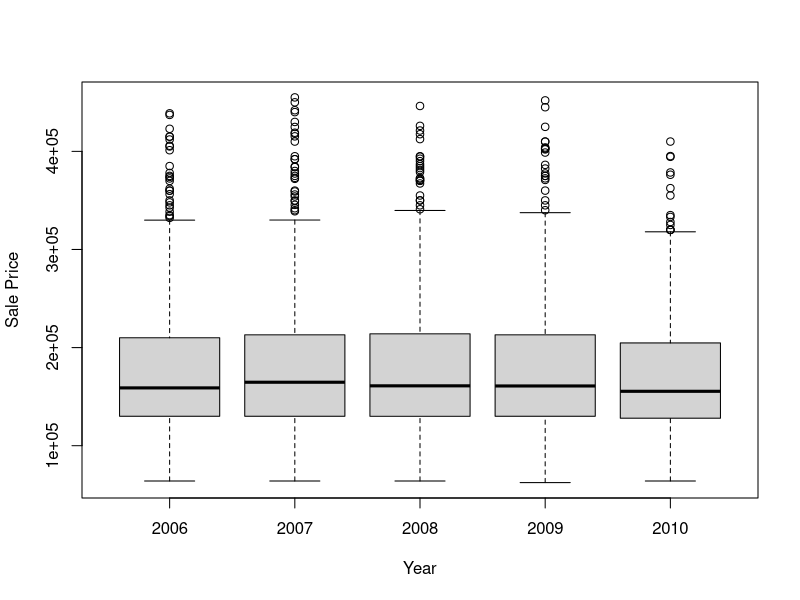
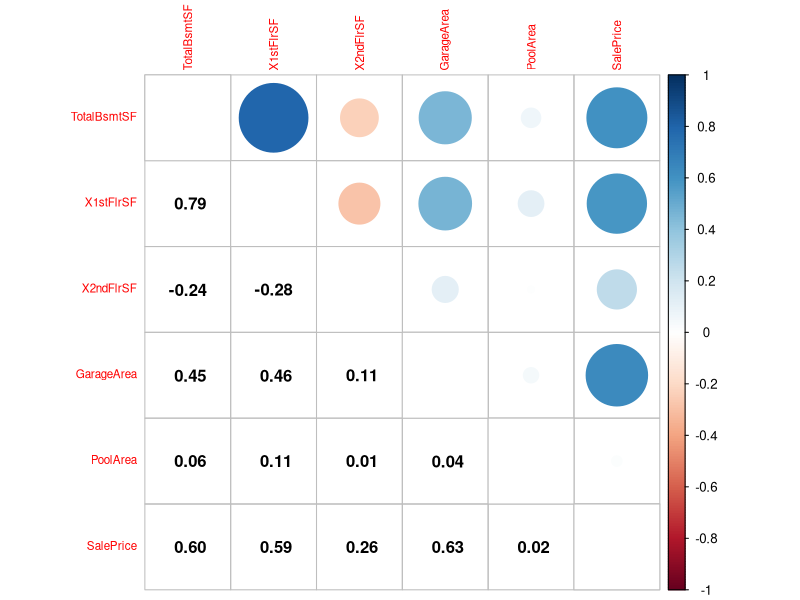

Here is the R script that generated these plots, in order:
# Predicting Housing Prices in Ames, Iowa
# read data
ames = read.csv("ames.csv")[, 2:75]
ames$SalePrice = as.numeric(ames$SalePrice)

# Explore the Dataset
## The sales prices of each year
table(ames$YrSold)
boxplot(SalePrice ~ YrSold, data=ames, xlab="Year", ylab="Sale Price")

## Correlation between areas and prices
library(corrplot)
areas_prices = subset(ames, select=c("TotalBsmtSF", "X1stFlrSF", "X2ndFlrSF", 
                                     "GarageArea", "PoolArea", "SalePrice"))
corrplot.mixed(cor(areas_prices), lower.col="black", tl.pos="lt", tl.cex=0.7)

# Linear Regression Model
## train test split
set.seed(123)
split = sort(sample(seq_len(nrow(ames)), 0.8*nrow(ames)))
amesTrain = ames[split,]
amesTest = ames[-split,]

## fit model
lr_fit = lm(SalePrice ~ ., data=amesTrain)
summary(lr_fit)

# Random Forest Model
library(caret)
library(randomForest)
## use cross-validation to select the value of the mtry parameter
rf.cv = train(y = amesTrain$SalePrice,
              x = subset(amesTrain, select=-c(SalePrice)),
              method="rf", nodesize=25, ntree=80,
              trControl=trainControl(method="cv", number=10),  # 10-fold 
              tuneGrid=data.frame(mtry=seq(1,10,1)))           # tune mtry
rf.cv

## rf importance
rf_fit = rf.cv$finalModel
important_vars = importance(rf_fit)
head(important_vars[order(important_vars, decreasing=TRUE),], 10)

# Report Performance Metrics
## linear regression performance
### in sample
in_original = amesTrain$SalePrice
in_predicted = predict(lr_fit, newdata=amesTrain)
in_R2 = R2(in_predicted, in_original)
in_MAE = MAE(in_predicted, in_original)
in_RMSE = RMSE(in_predicted, in_original)
### out of sample
out_original = amesTest$SalePrice
out_predicted = predict(lr_fit, newdata=amesTest)
out_R2 = R2(out_predicted, out_original)
out_MAE = MAE(out_predicted, out_original)
out_RMSE = RMSE(out_predicted, out_original)
data.frame(R2=c(in_R2, out_R2), MAE=c(in_MAE, out_MAE), RMSE=c(in_RMSE, out_RMSE),
           row.names=c("in-sample", "out-of-sample")) # output

## random forest performance
### in sample
in_original = amesTrain$SalePrice
in_predicted = predict(rf_fit, newdata=amesTrain)
in_R2 = R2(in_predicted, in_original)
in_MAE = MAE(in_predicted, in_original)
in_RMSE = RMSE(in_predicted, in_original)
### out of sample
out_original = amesTest$SalePrice
out_predicted = predict(rf_fit, newdata=amesTest)
out_R2 = R2(out_predicted, out_original)
out_MAE = MAE(out_predicted, out_original)
out_RMSE = RMSE(out_predicted, out_original)
data.frame(R2=c(in_R2, out_R2), MAE=c(in_MAE, out_MAE), RMSE=c(in_RMSE, out_RMSE),
           row.names=c("in-sample", "out-of-sample")) # output


